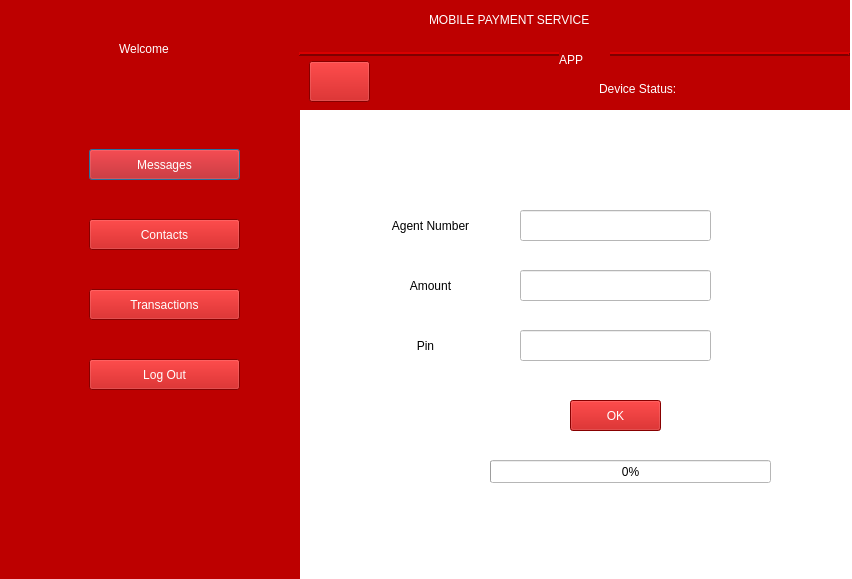
<?xml version="1.0" encoding="UTF-8"?>
<ui version="4.0">
 <class>Dialog</class>
 <widget class="QDialog" name="Dialog">
  <property name="geometry">
   <rect>
    <x>0</x>
    <y>0</y>
    <width>852</width>
    <height>579</height>
   </rect>
  </property>
  <property name="windowTitle">
   <string>Dialog</string>
  </property>
  <property name="layoutDirection">
   <enum>Qt::LeftToRight</enum>
  </property>
  <property name="styleSheet">
   <string notr="true">background-color: rgb(255, 255, 255);</string>
  </property>
  <property name="modal">
   <bool>false</bool>
  </property>
  <widget class="QWidget" name="widget" native="true">
   <property name="geometry">
    <rect>
     <x>-1</x>
     <y>-1</y>
     <width>301</width>
     <height>581</height>
    </rect>
   </property>
   <property name="styleSheet">
    <string notr="true">background-color: rgb(189, 0, 0);
color: rgb(255, 255, 255);</string>
   </property>
   <widget class="QLabel" name="label">
    <property name="geometry">
     <rect>
      <x>120</x>
      <y>40</y>
      <width>81</width>
      <height>20</height>
     </rect>
    </property>
    <property name="styleSheet">
     <string notr="true">font: 75 14pt &quot;MS Shell Dlg 2&quot;;</string>
    </property>
    <property name="text">
     <string>Welcome</string>
    </property>
   </widget>
   <widget class="QLabel" name="nmm">
    <property name="geometry">
     <rect>
      <x>60</x>
      <y>70</y>
      <width>201</width>
      <height>20</height>
     </rect>
    </property>
    <property name="styleSheet">
     <string notr="true">font: 75 13pt &quot;MS Shell Dlg 2&quot;;</string>
    </property>
    <property name="text">
     <string/>
    </property>
    <property name="alignment">
     <set>Qt::AlignCenter</set>
    </property>
   </widget>
   <widget class="QLabel" name="pnmm">
    <property name="geometry">
     <rect>
      <x>100</x>
      <y>110</y>
      <width>131</width>
      <height>20</height>
     </rect>
    </property>
    <property name="styleSheet">
     <string notr="true">font: 75 13pt &quot;MS Shell Dlg 2&quot;;</string>
    </property>
    <property name="text">
     <string/>
    </property>
    <property name="alignment">
     <set>Qt::AlignCenter</set>
    </property>
   </widget>
   <widget class="QLabel" name="label_5">
    <property name="geometry">
     <rect>
      <x>20</x>
      <y>140</y>
      <width>51</width>
      <height>41</height>
     </rect>
    </property>
    <property name="text">
     <string/>
    </property>
    <property name="pixmap">
     <pixmap>ICONS/icons8-group-message-48.png</pixmap>
    </property>
   </widget>
   <widget class="QLabel" name="label_11">
    <property name="geometry">
     <rect>
      <x>20</x>
      <y>280</y>
      <width>51</width>
      <height>41</height>
     </rect>
    </property>
    <property name="text">
     <string/>
    </property>
    <property name="pixmap">
     <pixmap>ICONS/icons8-euro-money-48.png</pixmap>
    </property>
   </widget>
   <widget class="QLabel" name="label_12">
    <property name="geometry">
     <rect>
      <x>20</x>
      <y>210</y>
      <width>51</width>
      <height>41</height>
     </rect>
    </property>
    <property name="text">
     <string/>
    </property>
    <property name="pixmap">
     <pixmap>ICONS/icons8-address-book-2-48.png</pixmap>
    </property>
   </widget>
   <widget class="QLabel" name="label_14">
    <property name="geometry">
     <rect>
      <x>20</x>
      <y>350</y>
      <width>51</width>
      <height>41</height>
     </rect>
    </property>
    <property name="text">
     <string/>
    </property>
    <property name="pixmap">
     <pixmap>ICONS/icons8-open-pane-48.png</pixmap>
    </property>
   </widget>
   <widget class="QPushButton" name="messages">
    <property name="geometry">
     <rect>
      <x>90</x>
      <y>150</y>
      <width>151</width>
      <height>31</height>
     </rect>
    </property>
    <property name="styleSheet">
     <string notr="true">font: 75 10pt &quot;Arial&quot;;</string>
    </property>
    <property name="text">
     <string>Messages</string>
    </property>
   </widget>
   <widget class="QPushButton" name="contacts">
    <property name="geometry">
     <rect>
      <x>90</x>
      <y>220</y>
      <width>151</width>
      <height>31</height>
     </rect>
    </property>
    <property name="styleSheet">
     <string notr="true">font: 75 10pt &quot;Arial&quot;;</string>
    </property>
    <property name="text">
     <string>Contacts</string>
    </property>
   </widget>
   <widget class="QPushButton" name="transaction">
    <property name="geometry">
     <rect>
      <x>90</x>
      <y>290</y>
      <width>151</width>
      <height>31</height>
     </rect>
    </property>
    <property name="styleSheet">
     <string notr="true">font: 75 10pt &quot;Arial&quot;;</string>
    </property>
    <property name="text">
     <string>Transactions</string>
    </property>
   </widget>
   <widget class="QPushButton" name="lgo">
    <property name="geometry">
     <rect>
      <x>90</x>
      <y>360</y>
      <width>151</width>
      <height>31</height>
     </rect>
    </property>
    <property name="styleSheet">
     <string notr="true">font: 75 10pt &quot;Arial&quot;;</string>
    </property>
    <property name="text">
     <string>Log Out</string>
    </property>
   </widget>
  </widget>
  <widget class="QFrame" name="frame">
   <property name="geometry">
    <rect>
     <x>299</x>
     <y>-1</y>
     <width>551</width>
     <height>111</height>
    </rect>
   </property>
   <property name="styleSheet">
    <string notr="true">background-color: rgb(189, 0, 0);
color: rgb(255, 255, 255);</string>
   </property>
   <property name="frameShape">
    <enum>QFrame::HLine</enum>
   </property>
   <property name="frameShadow">
    <enum>QFrame::Raised</enum>
   </property>
   <property name="lineWidth">
    <number>2</number>
   </property>
   <property name="midLineWidth">
    <number>0</number>
   </property>
   <widget class="QLabel" name="label_16">
    <property name="geometry">
     <rect>
      <x>260</x>
      <y>50</y>
      <width>51</width>
      <height>21</height>
     </rect>
    </property>
    <property name="styleSheet">
     <string notr="true">font: 75 18pt &quot;MS Shell Dlg 2&quot;;</string>
    </property>
    <property name="text">
     <string>APP</string>
    </property>
   </widget>
   <widget class="QLabel" name="label_15">
    <property name="geometry">
     <rect>
      <x>130</x>
      <y>10</y>
      <width>301</width>
      <height>21</height>
     </rect>
    </property>
    <property name="styleSheet">
     <string notr="true">font: 75 18pt &quot;MS Shell Dlg 2&quot;;</string>
    </property>
    <property name="text">
     <string>MOBILE PAYMENT SERVICE</string>
    </property>
   </widget>
   <widget class="QPushButton" name="hm">
    <property name="geometry">
     <rect>
      <x>10</x>
      <y>62</y>
      <width>61</width>
      <height>41</height>
     </rect>
    </property>
    <property name="text">
     <string/>
    </property>
    <property name="icon">
     <iconset>
      <normaloff>ICONS/icons8-exterior-48.png</normaloff>ICONS/icons8-exterior-48.png</iconset>
    </property>
    <property name="iconSize">
     <size>
      <width>40</width>
      <height>40</height>
     </size>
    </property>
   </widget>
   <widget class="QLabel" name="st">
    <property name="geometry">
     <rect>
      <x>410</x>
      <y>80</y>
      <width>111</width>
      <height>20</height>
     </rect>
    </property>
    <property name="styleSheet">
     <string notr="true">font: 75 12pt &quot;MS Shell Dlg 2&quot;;</string>
    </property>
    <property name="text">
     <string/>
    </property>
   </widget>
   <widget class="QLabel" name="label_2">
    <property name="geometry">
     <rect>
      <x>300</x>
      <y>80</y>
      <width>101</width>
      <height>20</height>
     </rect>
    </property>
    <property name="styleSheet">
     <string notr="true">font: 75 12pt &quot;MS Shell Dlg 2&quot;;</string>
    </property>
    <property name="text">
     <string>Device Status:</string>
    </property>
   </widget>
   <widget class="QLabel" name="sm">
    <property name="geometry">
     <rect>
      <x>80</x>
      <y>80</y>
      <width>111</width>
      <height>20</height>
     </rect>
    </property>
    <property name="styleSheet">
     <string notr="true">font: 75 11pt &quot;MS Shell Dlg 2&quot;;</string>
    </property>
    <property name="text">
     <string/>
    </property>
   </widget>
   <widget class="QLabel" name="smcd">
    <property name="geometry">
     <rect>
      <x>200</x>
      <y>80</y>
      <width>90</width>
      <height>20</height>
     </rect>
    </property>
    <property name="styleSheet">
     <string notr="true">font: 75 11pt &quot;MS Shell Dlg 2&quot;;</string>
    </property>
    <property name="text">
     <string/>
    </property>
   </widget>
  </widget>
  <widget class="QLineEdit" name="nmb">
   <property name="geometry">
    <rect>
     <x>520</x>
     <y>210</y>
     <width>191</width>
     <height>31</height>
    </rect>
   </property>
   <property name="styleSheet">
    <string notr="true">background-color: rgb(255, 255, 255);</string>
   </property>
   <property name="inputMethodHints">
    <set>Qt::ImhDigitsOnly</set>
   </property>
   <property name="alignment">
    <set>Qt::AlignCenter</set>
   </property>
  </widget>
  <widget class="QLabel" name="label_6">
   <property name="geometry">
    <rect>
     <x>370</x>
     <y>270</y>
     <width>121</width>
     <height>31</height>
    </rect>
   </property>
   <property name="styleSheet">
    <string notr="true">font: 75 12pt &quot;Arial&quot;;</string>
   </property>
   <property name="text">
    <string>Amount</string>
   </property>
   <property name="alignment">
    <set>Qt::AlignCenter</set>
   </property>
  </widget>
  <widget class="QLabel" name="label_7">
   <property name="geometry">
    <rect>
     <x>360</x>
     <y>330</y>
     <width>131</width>
     <height>31</height>
    </rect>
   </property>
   <property name="styleSheet">
    <string notr="true">font: 75 12pt &quot;Arial&quot;;</string>
   </property>
   <property name="text">
    <string>Pin</string>
   </property>
   <property name="alignment">
    <set>Qt::AlignCenter</set>
   </property>
  </widget>
  <widget class="QLineEdit" name="ks">
   <property name="geometry">
    <rect>
     <x>520</x>
     <y>270</y>
     <width>191</width>
     <height>31</height>
    </rect>
   </property>
   <property name="styleSheet">
    <string notr="true">background-color: rgb(255, 255, 255);</string>
   </property>
   <property name="inputMethodHints">
    <set>Qt::ImhDigitsOnly</set>
   </property>
   <property name="inputMask">
    <string notr="true"/>
   </property>
   <property name="text">
    <string notr="true"/>
   </property>
   <property name="alignment">
    <set>Qt::AlignCenter</set>
   </property>
  </widget>
  <widget class="QProgressBar" name="pb">
   <property name="geometry">
    <rect>
     <x>490</x>
     <y>460</y>
     <width>281</width>
     <height>23</height>
    </rect>
   </property>
   <property name="value">
    <number>0</number>
   </property>
  </widget>
  <widget class="QPushButton" name="tuma">
   <property name="geometry">
    <rect>
     <x>570</x>
     <y>400</y>
     <width>91</width>
     <height>31</height>
    </rect>
   </property>
   <property name="styleSheet">
    <string notr="true">background-color: rgb(189, 0, 0);
color: rgb(255, 255, 255);</string>
   </property>
   <property name="text">
    <string>OK</string>
   </property>
  </widget>
  <widget class="QLineEdit" name="siri">
   <property name="geometry">
    <rect>
     <x>520</x>
     <y>330</y>
     <width>191</width>
     <height>31</height>
    </rect>
   </property>
   <property name="styleSheet">
    <string notr="true">background-color: rgb(255, 255, 255);</string>
   </property>
   <property name="echoMode">
    <enum>QLineEdit::Password</enum>
   </property>
   <property name="alignment">
    <set>Qt::AlignCenter</set>
   </property>
  </widget>
  <widget class="QLabel" name="label_9">
   <property name="geometry">
    <rect>
     <x>370</x>
     <y>210</y>
     <width>121</width>
     <height>31</height>
    </rect>
   </property>
   <property name="styleSheet">
    <string notr="true">font: 75 12pt &quot;Arial&quot;;</string>
   </property>
   <property name="text">
    <string>Agent Number</string>
   </property>
   <property name="alignment">
    <set>Qt::AlignCenter</set>
   </property>
  </widget>
 </widget>
 <resources/>
 <connections/>
</ui>
